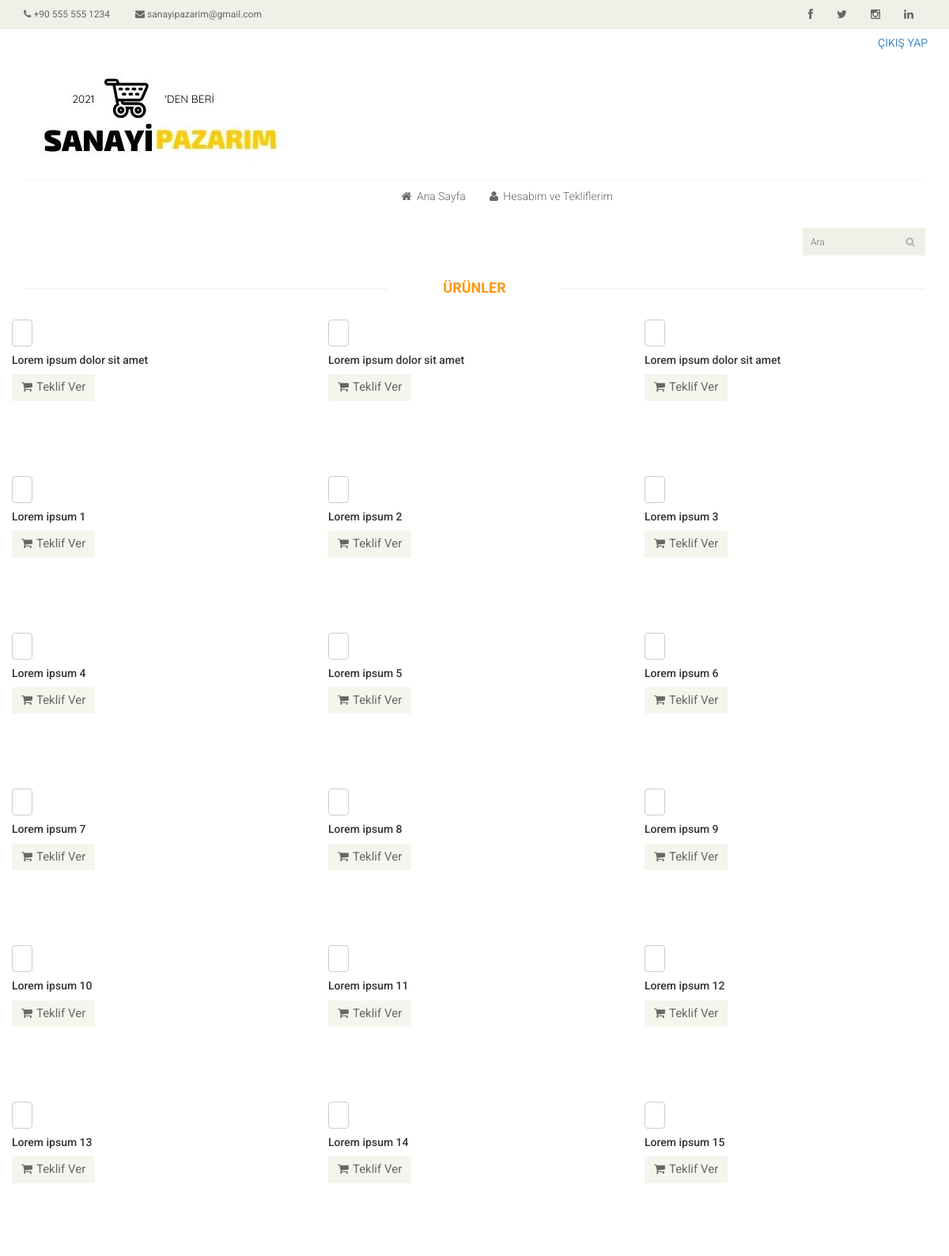
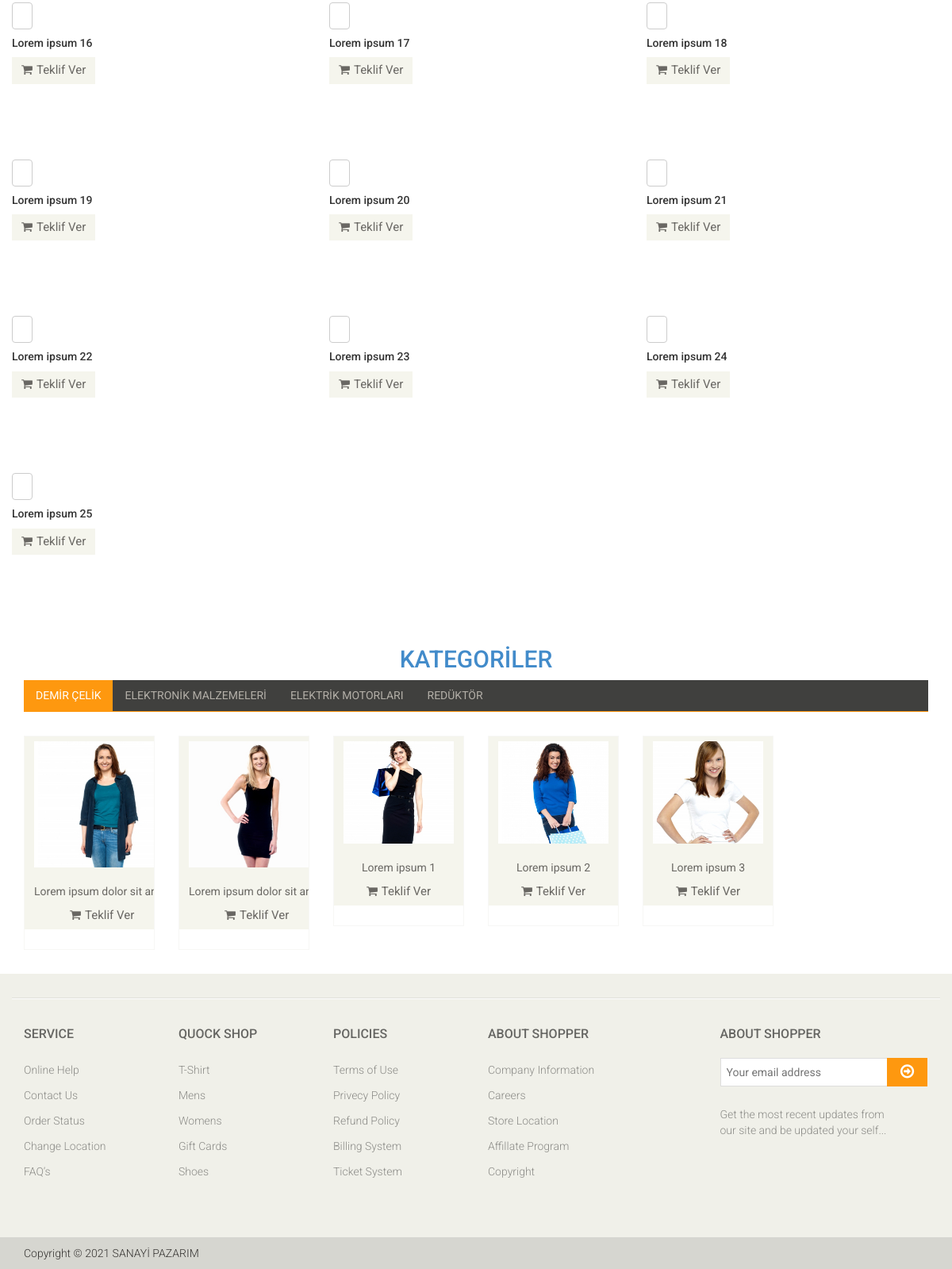
Screenshot of /index.php (signed in) with the database file from the repository (2 pictures, top to bottom).
### tables this page shows
CREATE TABLE `products` (
  `id` int(11) NOT NULL COMMENT 'Ürün Id si',
  `categoryId` int(11) DEFAULT NULL COMMENT 'Ürünün bağlı olduğu kategori id si',
  `productName` varchar(255) DEFAULT NULL COMMENT 'Ürün adı',
  `offerCreateTime` datetime DEFAULT NULL COMMENT 'Ürün Teklif Oluşturabilme Tarihi',
  `offerFinishedTime` datetime DEFAULT NULL COMMENT 'Ürün teklif süre sonu tarihi',
  `productImage` varchar(255) DEFAULT NULL COMMENT 'Ürün resim alanı',
  `productDescription` text DEFAULT NULL COMMENT 'Ürün açıklaması',
  `productSubDescription` text DEFAULT NULL COMMENT 'Ürün alt açıklaması'
);

CREATE TABLE `productcategories` (
  `id` int(11) NOT NULL COMMENT 'Ürün Kategori Id si',
  `category` varchar(255) DEFAULT NULL COMMENT 'Ürün Kategori Değeri'
);

### index.php (the view, shortened to what this page needs)
<?php
	include("head.php");
?>
	<section>
		<div class="container">
			<div class="row">
				<div class="col-sm-3">
				</div>
				<div class="row">
					<div class="col-md-12 col-lg-12">
					<h2 class="title text-center">ÜRÜNLER</h2>
						<div class="row mb-3">
							<?php
							$sql=$db->prepare("Select * from products order by id ASC ");
							$sql->execute();
							while($row=$sql->fetch(PDO::FETCH_ASSOC)){
							?>
								<div class="col-md-4 col-lg-4">
										<div class="card">
										<a href="UrunDetay.php?id=<?php echo $row['id'] ?>" class="btn btn-default " >
											</a>
											<div class="card-body shadow">
											<h5 class="card-title"><?php echo $row['productName'] ?></h5>
											<a href="UrunDetay.php?id=<?php echo $row['id'] ?>" class="btn btn-default add-to-cart"><i class="fa fa-shopping-cart"></i>Teklif Ver</a>
											<br>
											<br>
											<br>
										</div>
								</div>
						</div>
						<?php
						} ?>
						</div>
						</div>
					</div>
					<center>
					<a href="kategori.php"><h2>KATEGORİLER</h2></a>
					</center>
				<?php
				include("kategori.php");
				?>
	<?php
	include("footer.php")
	?>

### kategori.php (shortened to what this page needs)
<?php
    include_once("head.php")
    ?>
<div class="category-tab">
						<div class="col-sm-12">
							<ul class="nav nav-tabs">
								<li class="active"><a href="#giyim" data-toggle="tab"><?php include("baglanti.php");
$sql="SELECT category FROM productcategories where id=1";
$sorgu=mysqli_query($baglanti,$sql);
while( $sonuc=mysqli_fetch_row($sorgu) ){
	echo $sonuc[0];
} ?></a></li>
								<li><a href="#" data-toggle="tab"><?php include("baglanti.php");
$sql="SELECT category FROM productcategories where id=2";
$sorgu=mysqli_query($baglanti,$sql);
while( $sonuc=mysqli_fetch_row($sorgu) ){
	echo $sonuc[0];
} ?></a></li>
								<li><a href="#" data-toggle="tab"><?php include("baglanti.php");
$sql="SELECT category FROM productcategories where id=3";
$sorgu=mysqli_query($baglanti,$sql);
while( $sonuc=mysqli_fetch_row($sorgu) ){
	echo $sonuc[0];
} ?></a></li>
								<li><a href="#aksesuar" data-toggle="tab"><?php include("baglanti.php");
$sql="SELECT category FROM productcategories where id=4";
$sorgu=mysqli_query($baglanti,$sql);
while( $sonuc=mysqli_fetch_row($sorgu) ){
	echo $sonuc[0];
} ?></a></li>
							</ul>
						</div>
						<div class="tab-content">
							<div class="tab-pane fade active in" id="giyim" >
								<div class="col-sm-2">
									<div class="product-image-wrapper">
										<div class="single-products">
											<div class="productinfo text-center">
                                            <a href="UrunDetay.php?id=1" class="btn btn-default add-to-cart">
                                            <img src="images/home/product1.jpg" alt="" />
											<p><?php include("baglanti.php");
$sql="SELECT productname FROM products where id=1";
$sorgu=mysqli_query($baglanti,$sql);
while( $sonuc=mysqli_fetch_row($sorgu) ){
	echo $sonuc[0];
} ?></p>
	<i class="fa fa-shopping-cart"></i>Teklif Ver</a>
											</div>
										</div>
									</div>
								</div>
                                <div class="col-sm-2">
									<div class="product-image-wrapper">
										<div class="single-products">
											<div class="productinfo text-center">
                                            <a href="UrunDetay.php?id=1" class="btn btn-default add-to-cart">
                                            <img src="images/home/product3.jpg" alt="" />
											<p><?php include("baglanti.php");
$sql="SELECT productname FROM products where id=3";
$sorgu=mysqli_query($baglanti,$sql);
while( $sonuc=mysqli_fetch_row($sorgu) ){
	echo $sonuc[0];
} ?></p>
<i class="fa fa-shopping-cart"></i>Teklif Ver</a>
											</div>
										</div>
									</div>
								</div>
								<div class="col-sm-2">
									<div class="product-image-wrapper">
										<div class="single-products">
											<div class="productinfo text-center">
                                            <a href="UrunDetay.php?id=4" class="btn btn-default add-to-cart">
												<img src="images/home/product4.jpg" alt="" />
											<p><?php include("baglanti.php");
$sql="SELECT productname FROM products where id=4";
$sorgu=mysqli_query($baglanti,$sql);
while( $sonuc=mysqli_fetch_row($sorgu) ){
	echo $sonuc[0];
} ?></p>
<i class="fa fa-shopping-cart"></i>Teklif Ver</a></div>
										</div>
									</div>
								</div>
								<div class="col-sm-2">
									<div class="product-image-wrapper">
										<div class="single-products">
											<div class="productinfo text-center">
                                            <a href="UrunDetay.php?id=1" class="btn btn-default add-to-cart">
                                            <img src="images/home/product5.jpg" alt="" />
											<p><?php include("baglanti.php");
$sql="SELECT productname FROM products where id=5";
$sorgu=mysqli_query($baglanti,$sql);
while( $sonuc=mysqli_fetch_row($sorgu) ){
	echo $sonuc[0];
} ?></p>
	<i class="fa fa-shopping-cart"></i>Teklif Ver</a></div>
										</div>
									</div>
								</div>
								<div class="col-sm-2">
									<div class="product-image-wrapper">
										<div class="single-products">
											<div class="productinfo text-center">
                                            <a href="UrunDetay.php?id=1" class="btn btn-default add-to-cart">
                                            <img src="images/home/product6.jpg" alt="" />
											<p><?php include("baglanti.php");
$sql="SELECT productname FROM products where id=6";
$sorgu=mysqli_query($baglanti,$sql);
while( $sonuc=mysqli_fetch_row($sorgu) ){
	echo $sonuc[0];
} ?></p>
<i class="fa fa-shopping-cart"></i>Teklif Ver</a></div>
										</div>
									</div>
								</div>
							</div>
						</div>
					</div>
</body>
<html>

### css/main.css (style rules this page uses)
body { font-family: 'Roboto', sans-serif; position: relative; font-weight: 400px; }
ul li { list-style: none; }
a { -webkit-transition: 300ms; transition: 300ms; }
h1, h2, h3, h4, h5, h6 { font-family: 'Roboto', sans-serif; }
.left-sidebar h2:after, h2.title:after { content: " "; position: absolute; border: 1px solid #f5f5f5; bottom: 8px; left: 0; width: 100%; height: 0; z-index: -2; }
h2.title:before { content: " "; position: absolute; background: #fff; bottom: -6px; width: 220px; height: 30px; z-index: -1; left: 50%; margin-left: -110px; }
h2.title { color: #FE980F; font-family: 'Roboto', sans-serif; font-size: 18px; font-weight: 700; margin: 0 15px; text-transform: uppercase; margin-bottom: 30px; position: relative; }
.product-image-wrapper { border: 1px solid #F7F7F5; overflow: hidden; margin-bottom: 30px; }
.single-products { position: relative; }
.productinfo p { font-family: 'Roboto', sans-serif; font-size: 14px; font-weight: 400; color: #696763; }
.productinfo img { width: 100%; }
.productinfo { position: relative; }
.add-to-cart { background: #F5F5ED; border: 0 none; border-radius: 0; color: #696763; font-family: 'Roboto', sans-serif; font-size: 15px; margin-bottom: 25px; }
.add-to-cart i { margin-right: 5px; }
.category-tab { overflow: hidden; }
.category-tab ul { background: #40403E; border-bottom: 1px solid #FE980F; list-style: none outside none; margin: 0 0 30px; padding: 0; width: 100%; }
.category-tab ul li a { border: 0 none; border-radius: 0; color: #B3AFA8; display: block; font-family: 'Roboto', sans-serif; font-size: 14px; text-transform: uppercase; }
.nav-tabs li.active a, .nav-tabs li.active a:hover, .nav-tabs li.active a:focus { -moz-border-bottom-colors: none; -moz-border-left-colors: none; -moz-border-right-colors: none; -moz-border-top-colors: none; background-color: #FE980F; border: 0px; color: #FFFFFF; cursor: default; margin-right: 0; margin-left: 0; }
.nav-tabs li a { border: 1px solid rgba(0, 0, 0, 0); border-radius: 4px 4px 0 0; line-height: 1.42857; margin-right: 0; }

### rows the page displays
products: productName "Lorem ipsum dolor sit amet", productName "Lorem ipsum dolor sit…"
products: productName "Lorem ipsum dolor sit amet"
products: productName "Lorem ipsum dolor sit amet", productName "Lorem ipsum dolor sit…"
products: productName "Lorem ipsum 1"
products: productName "Lorem ipsum 2"
products: productName "Lorem ipsum 3"
products: productName "Lorem ipsum 4"
products: productName "Lorem ipsum 5"
products: productName "Lorem ipsum 6"
products: productName "Lorem ipsum 7"
products: productName "Lorem ipsum 8"
products: productName "Lorem ipsum 9"
products: productName "Lorem ipsum 10"
products: productName "Lorem ipsum 11"
products: productName "Lorem ipsum 12"
products: productName "Lorem ipsum 13"
products: productName "Lorem ipsum 14"
products: productName "Lorem ipsum 15"
products: productName "Lorem ipsum 16"
products: productName "Lorem ipsum 17"
products: productName "Lorem ipsum 18"
products: productName "Lorem ipsum 19"
products: productName "Lorem ipsum 20"
products: productName "Lorem ipsum 21"
products: productName "Lorem ipsum 22"
products: productName "Lorem ipsum 23"
products: productName "Lorem ipsum 24"
products: productName "Lorem ipsum 25"
productcategories: category "DEMİR ÇELİK"
productcategories: category "ELEKTRONİK MALZEMELERİ"
productcategories: category "ELEKTRİK MOTORLARI"
productcategories: category "REDÜKTÖR"
